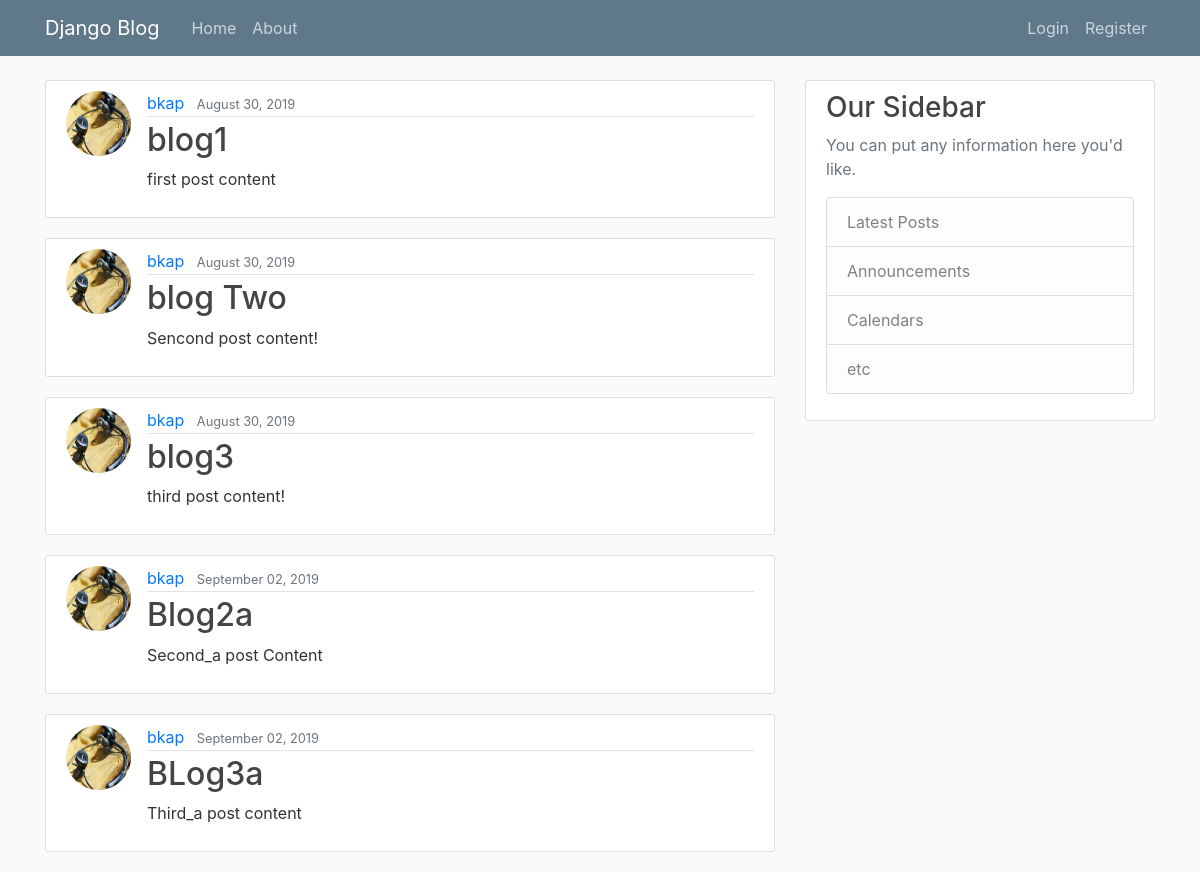
The page / on the database its author committed.
### blog/models.py (models this page shows, shortened)
class Post(models.Model):
    title = models.CharField(max_length=100)
    content = models.TextField()
    date_posted = models.DateTimeField(default=timezone.now)
    author = models.ForeignKey(User,on_delete=models.CASCADE)

### users/models.py (models this page shows, shortened)
class Profile(models.Model):
    user = models.OneToOneField(User, on_delete=models.CASCADE)
    image = models.ImageField(default='default.jpg', upload_to='profile_pics')

### blog/views.py (the view)
# urls.py: path('', views.home, name='blog-home'),
def home(request):
    context = {
        'posts': Post.objects.all()
    }
    return render(request, 'blog/home.html', context)

### blog/templates/blog/home.html
{% extends "blog/base.html" %}
{% block content %}
    {% for post in posts %}
        <article class="media content-section">
        <img class="rounded-circle article-img" src="{{post.author.profile.image.url}}">
        <div class="media-body">
            <div class="article-metadata">
            <a class="mr-2" href="#">{{ post.author }}</a>
            <small class="text-muted">{{ post.date_posted|date:"F d, Y" }}</small>
            </div>
            <h2><a class="article-title" href="#">{{ post.title }}</a></h2>
            <p class="article-content">{{ post.content }}</p>
        </div>
        </article>
    {% endfor %}
{% endblock content %}

### blog/templates/blog/base.html (shortened to what this page needs)
{% load static %}
<!DOCTYPE html>
<html>
<head>
    <link rel="stylesheet" href="https://stackpath.bootstrapcdn.com/bootstrap/4.3.1/css/bootstrap.min.css">
    <link rel="stylesheet" type="text/css" href="{% static 'blog/main.css' %}">
</head>
    <body>
        <header class="site-header">
            <nav class="navbar navbar-expand-md navbar-dark bg-steel fixed-top">
                <div class="container">
                    <a class="navbar-brand mr-4" href="/">Django Blog</a>
                    <div class="collapse navbar-collapse" id="navbarToggle">
                        <div class="navbar-nav mr-auto">
                            <a class="nav-item nav-link" href="{% url 'blog-home' %}">Home</a>
                            <a class="nav-item nav-link" href="{% url 'blog-about' %}">About</a>
                        </div>
                        <div class="navbar-nav">
                            {% if user.is_authenticated %}
                            <a class="nav-item nav-link" href="{% url 'logout' %}">Logout</a>
                            <a class="nav-item nav-link" href="{% url 'profile' %}">Profile</a>
                            {% else %}
                            <a class="nav-item nav-link" href="{% url 'login' %}">Login</a>
                            <a class="nav-item nav-link" href="{% url 'register' %}">Register</a>
                            {% endif %}
                        </div>
                    </div>
                </div>
            </nav>
        </header>
            <main role="main" class="container">
                <div class="row">
                    <div class="col-md-8">
                    {% block content %}{% endblock %}
                    </div>
                    <div class="col-md-4">
                        <div class="content-section">
                            <h3>Our Sidebar</h3>
                            <p class='text-muted'>You can put any information here you'd like.
                                <ul class="list-group">
                                    <li class="list-group-item list-group-item-light">Latest Posts</li>
                                    <li class="list-group-item list-group-item-light">Announcements</li>
                                    <li class="list-group-item list-group-item-light">Calendars</li>
                                    <li class="list-group-item list-group-item-light">etc</li>
                                </ul>
                            </p>
                        </div>
                    </div>
                </div>
            </main>
    </body>
</html>

### blog/static/blog/main.css (style rules this page uses)
body { background: #fafafa; color: #333333; margin-top: 5rem; }
h1, h2, h3, h4, h5, h6 { color: #444444; }
ul { margin: 0; }
.bg-steel { background-color: #5f788a; }
.site-header .navbar-nav .nav-link { color: #cbd5db; }
.content-section { background: #ffffff; padding: 10px 20px; border: 1px solid #dddddd; border-radius: 3px; margin-bottom: 20px; }
.article-title { color: #444444; }
.article-content { white-space: pre-line; }
.article-img { height: 65px; width: 65px; margin-right: 16px; }
.article-metadata { padding-bottom: 1px; margin-bottom: 4px; border-bottom: 1px solid #e3e3e3 }

### rows shown on the page
Post: author.profile.image (picture), author "bkap", date_posted "August 30, 2019", title "blog1", content "first post content"
Post: author.profile.image (picture), author "bkap", date_posted "August 30, 2019", title "blog Two", content "Sencond post content!"
Post: author.profile.image (picture), author "bkap", date_posted "August 30, 2019", title "blog3", content "third post content!"
Post: author.profile.image (picture), author "bkap", date_posted "September 02, 2019", title "Blog2a", content "Second_a post Content"
Post: author.profile.image (picture), author "bkap", date_posted "September 02, 2019", title "BLog3a", content "Third_a post content"
